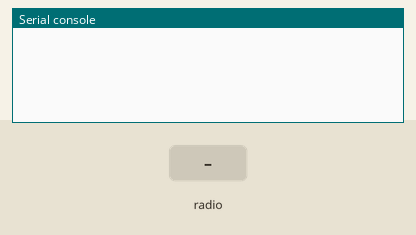
This program was run on a simulated ESP8266 board running MicroPython. Parts: the last lines printed to the serial console. The test bench sets the inputs (shaded band).

Above: at 1.2 s.
1.3 s: radio message "ledOn" arrives
At 2.5 s:
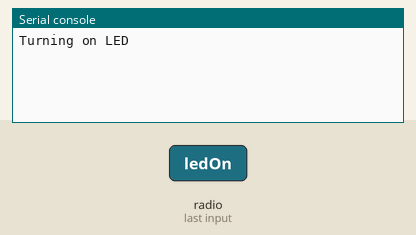
2.8 s: radio message "ledOff" arrives
At 3.8 s:
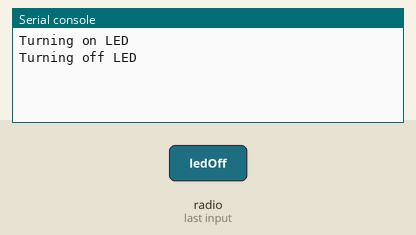

Measured:
- after the input at 1.3 s, the serial console: prints a new line at once (image 1)
- after the input at 2.8 s, the serial console: prints a new line at once (image 2)

The program:

espnow_asyncio_receiver.py
```python
import network
import aioespnow
import asyncio

sta = network.WLAN(network.STA_IF)  # Or network.AP_IF
sta.active(True)
sta.disconnect()      # For ESP8266


esp = aioespnow.AIOESPNow()
esp.active(True)


async def wait_for_message():
    while True:
        _, msg = esp.recv()
        if msg:             # msg == None if timeout in recv()
            if msg == b'ledOn':
                print("Turning on LED")
               # led_pin.on()
            elif msg == b'ledOff':
                print("Turning off LED")
               # led_pin.off()
            elif msg.startswith(b'potentiometer'):
                string_data = msg.decode('utf-8')
                potentiometer_value = string_data.split(":")[1]
                print(f"Pot Value: {potentiometer_value}")

            else:
                print(f"Unknown message {msg}")


asyncio.run(wait_for_message())
```
